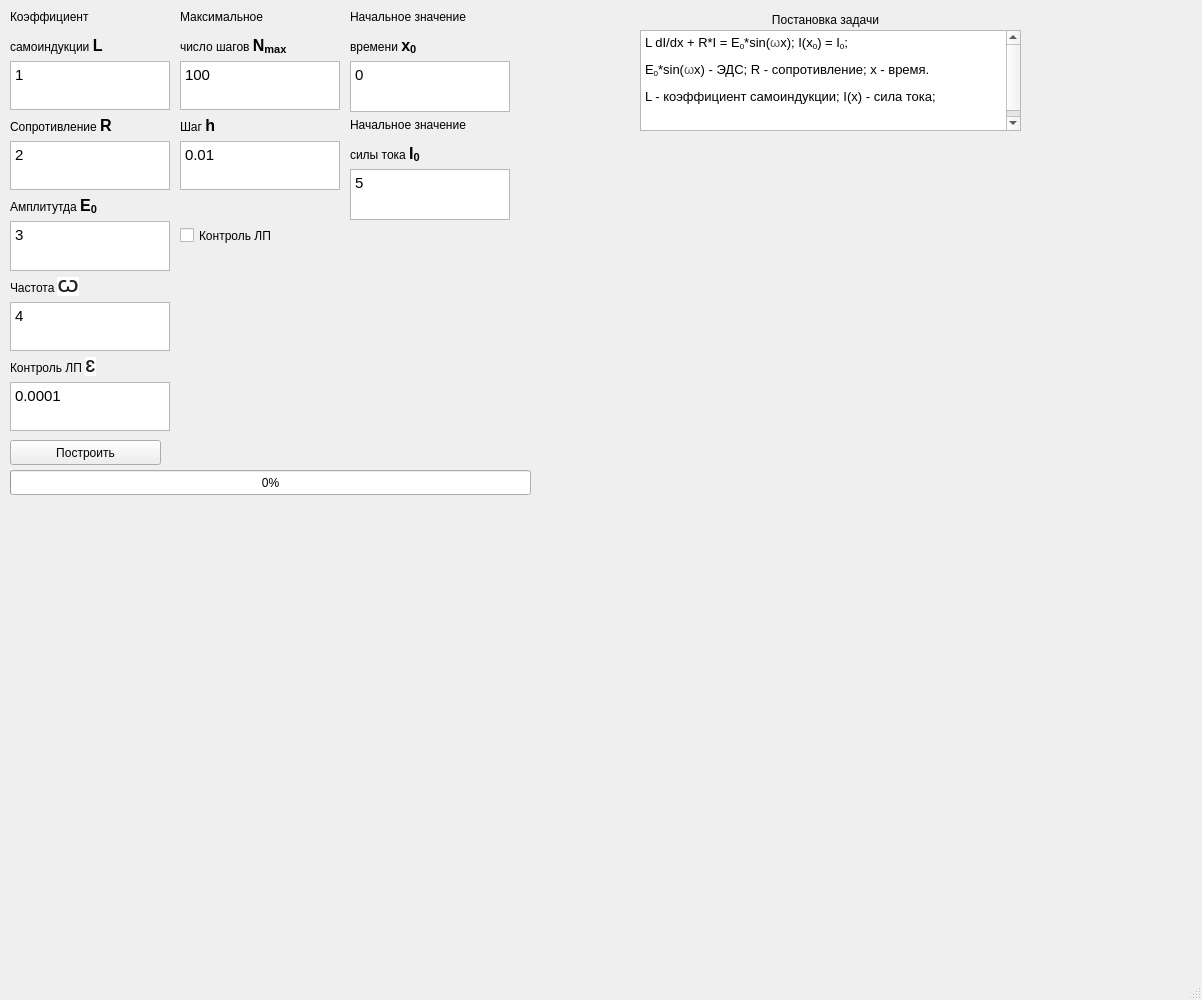
<?xml version="1.0" encoding="UTF-8"?>
<ui version="4.0">
 <class>MainWindow</class>
 <widget class="QMainWindow" name="MainWindow">
  <property name="geometry">
   <rect>
    <x>0</x>
    <y>0</y>
    <width>1202</width>
    <height>1000</height>
   </rect>
  </property>
  <property name="sizePolicy">
   <sizepolicy hsizetype="Expanding" vsizetype="Expanding">
    <horstretch>255</horstretch>
    <verstretch>255</verstretch>
   </sizepolicy>
  </property>
  <property name="maximumSize">
   <size>
    <width>1202</width>
    <height>1000</height>
   </size>
  </property>
  <property name="windowTitle">
   <string>MainWindow</string>
  </property>
  <property name="documentMode">
   <bool>false</bool>
  </property>
  <widget class="QWidget" name="centralwidget">
   <property name="sizePolicy">
    <sizepolicy hsizetype="Expanding" vsizetype="Expanding">
     <horstretch>0</horstretch>
     <verstretch>0</verstretch>
    </sizepolicy>
   </property>
   <widget class="QPushButton" name="pushButton">
    <property name="geometry">
     <rect>
      <x>10</x>
      <y>440</y>
      <width>151</width>
      <height>25</height>
     </rect>
    </property>
    <property name="text">
     <string>Построить</string>
    </property>
   </widget>
   <widget class="QTextBrowser" name="textBrowser_2">
    <property name="geometry">
     <rect>
      <x>640</x>
      <y>30</y>
      <width>381</width>
      <height>101</height>
     </rect>
    </property>
    <property name="html">
     <string>&lt;!DOCTYPE HTML PUBLIC &quot;-//W3C//DTD HTML 4.0//EN&quot; &quot;http://www.w3.org/TR/REC-html40/strict.dtd&quot;&gt;
&lt;html&gt;&lt;head&gt;&lt;meta name=&quot;qrichtext&quot; content=&quot;1&quot; /&gt;&lt;style type=&quot;text/css&quot;&gt;
p, li { white-space: pre-wrap; }
&lt;/style&gt;&lt;/head&gt;&lt;body style=&quot; font-family:'Ubuntu'; font-size:11pt; font-weight:400; font-style:normal;&quot;&gt;
&lt;p style=&quot; margin-top:0px; margin-bottom:0px; margin-left:0px; margin-right:0px; -qt-block-indent:0; text-indent:0px;&quot;&gt;&lt;span style=&quot; font-family:'MS Shell Dlg 2'; font-size:10pt;&quot;&gt;L dI/dx + R*I = E&lt;/span&gt;&lt;span style=&quot; font-family:'MS Shell Dlg 2'; font-size:10pt; vertical-align:sub;&quot;&gt;0&lt;/span&gt;&lt;span style=&quot; font-family:'MS Shell Dlg 2'; font-size:10pt;&quot;&gt;*sin(&lt;/span&gt;&lt;span style=&quot; font-family:'arial,sans-serif'; font-size:10pt; color:#545454; background-color:#ffffff;&quot;&gt;ω&lt;/span&gt;&lt;span style=&quot; font-family:'MS Shell Dlg 2'; font-size:10pt;&quot;&gt;x); I(x&lt;/span&gt;&lt;span style=&quot; font-family:'MS Shell Dlg 2'; font-size:10pt; vertical-align:sub;&quot;&gt;0&lt;/span&gt;&lt;span style=&quot; font-family:'MS Shell Dlg 2'; font-size:10pt;&quot;&gt;) = I&lt;/span&gt;&lt;span style=&quot; font-family:'MS Shell Dlg 2'; font-size:10pt; vertical-align:sub;&quot;&gt;0&lt;/span&gt;&lt;span style=&quot; font-family:'MS Shell Dlg 2'; font-size:10pt;&quot;&gt;; &lt;/span&gt;&lt;/p&gt;
&lt;p style=&quot; margin-top:12px; margin-bottom:12px; margin-left:0px; margin-right:0px; -qt-block-indent:0; text-indent:0px;&quot;&gt;&lt;span style=&quot; font-family:'MS Shell Dlg 2'; font-size:10pt;&quot;&gt;E&lt;/span&gt;&lt;span style=&quot; font-family:'MS Shell Dlg 2'; font-size:10pt; vertical-align:sub;&quot;&gt;0&lt;/span&gt;&lt;span style=&quot; font-family:'MS Shell Dlg 2'; font-size:10pt;&quot;&gt;*sin(&lt;/span&gt;&lt;span style=&quot; font-family:'arial,sans-serif'; font-size:10pt; color:#545454; background-color:#ffffff;&quot;&gt;ω&lt;/span&gt;&lt;span style=&quot; font-family:'MS Shell Dlg 2'; font-size:10pt;&quot;&gt;x) - ЭДС; R - сопротивление; x - время.&lt;/span&gt;&lt;/p&gt;
&lt;p style=&quot; margin-top:12px; margin-bottom:12px; margin-left:0px; margin-right:0px; -qt-block-indent:0; text-indent:0px;&quot;&gt;&lt;span style=&quot; font-family:'MS Shell Dlg 2'; font-size:10pt;&quot;&gt;L - коэффициент самоиндукции; I(x) - сила тока;&lt;/span&gt;&lt;/p&gt;
&lt;p style=&quot;-qt-paragraph-type:empty; margin-top:12px; margin-bottom:12px; margin-left:0px; margin-right:0px; -qt-block-indent:0; text-indent:0px;&quot;&gt;&lt;br /&gt;&lt;/p&gt;&lt;/body&gt;&lt;/html&gt;</string>
    </property>
   </widget>
   <widget class="QWidget" name="Widget" native="true">
    <property name="geometry">
     <rect>
      <x>540</x>
      <y>190</y>
      <width>571</width>
      <height>481</height>
     </rect>
    </property>
    <property name="sizePolicy">
     <sizepolicy hsizetype="Preferred" vsizetype="Preferred">
      <horstretch>0</horstretch>
      <verstretch>0</verstretch>
     </sizepolicy>
    </property>
   </widget>
   <widget class="QLabel" name="label_9">
    <property name="geometry">
     <rect>
      <x>540</x>
      <y>10</y>
      <width>571</width>
      <height>21</height>
     </rect>
    </property>
    <property name="text">
     <string>&lt;html&gt;&lt;head/&gt;&lt;body&gt;&lt;p align=&quot;center&quot;&gt;Постановка задачи&lt;/p&gt;&lt;/body&gt;&lt;/html&gt;</string>
    </property>
   </widget>
   <widget class="QWidget" name="verticalLayoutWidget_2">
    <property name="geometry">
     <rect>
      <x>180</x>
      <y>10</y>
      <width>160</width>
      <height>181</height>
     </rect>
    </property>
    <layout class="QVBoxLayout" name="verticalLayout_5">
     <item>
      <widget class="QLabel" name="label_8">
       <property name="text">
        <string>&lt;html&gt;&lt;head/&gt;&lt;body&gt;&lt;p&gt;Максимальное&lt;/p&gt;&lt;p&gt;число шагов &lt;span style=&quot; font-size:12pt; font-weight:600;&quot;&gt;N&lt;/span&gt;&lt;span style=&quot; font-size:12pt; font-weight:600; vertical-align:sub;&quot;&gt;max&lt;/span&gt;&lt;/p&gt;&lt;/body&gt;&lt;/html&gt;</string>
       </property>
      </widget>
     </item>
     <item>
      <widget class="QTextEdit" name="textEdit_11">
       <property name="html">
        <string>&lt;!DOCTYPE HTML PUBLIC &quot;-//W3C//DTD HTML 4.0//EN&quot; &quot;http://www.w3.org/TR/REC-html40/strict.dtd&quot;&gt;
&lt;html&gt;&lt;head&gt;&lt;meta name=&quot;qrichtext&quot; content=&quot;1&quot; /&gt;&lt;style type=&quot;text/css&quot;&gt;
p, li { white-space: pre-wrap; }
&lt;/style&gt;&lt;/head&gt;&lt;body style=&quot; font-family:'Ubuntu'; font-size:11pt; font-weight:400; font-style:normal;&quot;&gt;
&lt;p style=&quot; margin-top:0px; margin-bottom:0px; margin-left:0px; margin-right:0px; -qt-block-indent:0; text-indent:0px;&quot;&gt;100&lt;/p&gt;&lt;/body&gt;&lt;/html&gt;</string>
       </property>
      </widget>
     </item>
     <item>
      <widget class="QLabel" name="label_13">
       <property name="text">
        <string>&lt;html&gt;&lt;head/&gt;&lt;body&gt;&lt;p&gt;Шаг &lt;span style=&quot; font-size:12pt; font-weight:600;&quot;&gt;h&lt;/span&gt;&lt;/p&gt;&lt;/body&gt;&lt;/html&gt;</string>
       </property>
      </widget>
     </item>
     <item>
      <widget class="QTextEdit" name="textEdit_10">
       <property name="acceptDrops">
        <bool>false</bool>
       </property>
       <property name="whatsThis">
        <string extracomment="Параметр 1"/>
       </property>
       <property name="html">
        <string>&lt;!DOCTYPE HTML PUBLIC &quot;-//W3C//DTD HTML 4.0//EN&quot; &quot;http://www.w3.org/TR/REC-html40/strict.dtd&quot;&gt;
&lt;html&gt;&lt;head&gt;&lt;meta name=&quot;qrichtext&quot; content=&quot;1&quot; /&gt;&lt;style type=&quot;text/css&quot;&gt;
p, li { white-space: pre-wrap; }
&lt;/style&gt;&lt;/head&gt;&lt;body style=&quot; font-family:'Ubuntu'; font-size:11pt; font-weight:400; font-style:normal;&quot;&gt;
&lt;p style=&quot; margin-top:0px; margin-bottom:0px; margin-left:0px; margin-right:0px; -qt-block-indent:0; text-indent:0px;&quot;&gt;0.01&lt;/p&gt;&lt;/body&gt;&lt;/html&gt;</string>
       </property>
      </widget>
     </item>
    </layout>
   </widget>
   <widget class="QWidget" name="verticalLayoutWidget">
    <property name="geometry">
     <rect>
      <x>10</x>
      <y>10</y>
      <width>160</width>
      <height>421</height>
     </rect>
    </property>
    <layout class="QVBoxLayout" name="verticalLayout_4">
     <item>
      <widget class="QLabel" name="label_6">
       <property name="text">
        <string>&lt;html&gt;&lt;head/&gt;&lt;body&gt;&lt;p&gt;Коэффициент &lt;/p&gt;&lt;p&gt;самоиндукции &lt;span style=&quot; font-size:12pt; font-weight:600;&quot;&gt;L&lt;/span&gt;&lt;/p&gt;&lt;/body&gt;&lt;/html&gt;</string>
       </property>
      </widget>
     </item>
     <item>
      <widget class="QTextEdit" name="textEdit_8">
       <property name="acceptDrops">
        <bool>false</bool>
       </property>
       <property name="whatsThis">
        <string extracomment="Параметр 1"/>
       </property>
       <property name="html">
        <string>&lt;!DOCTYPE HTML PUBLIC &quot;-//W3C//DTD HTML 4.0//EN&quot; &quot;http://www.w3.org/TR/REC-html40/strict.dtd&quot;&gt;
&lt;html&gt;&lt;head&gt;&lt;meta name=&quot;qrichtext&quot; content=&quot;1&quot; /&gt;&lt;style type=&quot;text/css&quot;&gt;
p, li { white-space: pre-wrap; }
&lt;/style&gt;&lt;/head&gt;&lt;body style=&quot; font-family:'Ubuntu'; font-size:11pt; font-weight:400; font-style:normal;&quot;&gt;
&lt;p style=&quot; margin-top:0px; margin-bottom:0px; margin-left:0px; margin-right:0px; -qt-block-indent:0; text-indent:0px;&quot;&gt;1&lt;/p&gt;&lt;/body&gt;&lt;/html&gt;</string>
       </property>
      </widget>
     </item>
     <item>
      <widget class="QLabel" name="label_7">
       <property name="text">
        <string>&lt;html&gt;&lt;head/&gt;&lt;body&gt;&lt;p&gt;Сопротивление &lt;span style=&quot; font-size:12pt; font-weight:600;&quot;&gt;R&lt;/span&gt;&lt;/p&gt;&lt;/body&gt;&lt;/html&gt;</string>
       </property>
      </widget>
     </item>
     <item>
      <widget class="QTextEdit" name="textEdit_9">
       <property name="acceptDrops">
        <bool>false</bool>
       </property>
       <property name="whatsThis">
        <string extracomment="Параметр 1"/>
       </property>
       <property name="html">
        <string>&lt;!DOCTYPE HTML PUBLIC &quot;-//W3C//DTD HTML 4.0//EN&quot; &quot;http://www.w3.org/TR/REC-html40/strict.dtd&quot;&gt;
&lt;html&gt;&lt;head&gt;&lt;meta name=&quot;qrichtext&quot; content=&quot;1&quot; /&gt;&lt;style type=&quot;text/css&quot;&gt;
p, li { white-space: pre-wrap; }
&lt;/style&gt;&lt;/head&gt;&lt;body style=&quot; font-family:'Ubuntu'; font-size:11pt; font-weight:400; font-style:normal;&quot;&gt;
&lt;p style=&quot; margin-top:0px; margin-bottom:0px; margin-left:0px; margin-right:0px; -qt-block-indent:0; text-indent:0px;&quot;&gt;2&lt;/p&gt;&lt;/body&gt;&lt;/html&gt;</string>
       </property>
      </widget>
     </item>
     <item>
      <widget class="QLabel" name="label_5">
       <property name="text">
        <string>&lt;html&gt;&lt;head/&gt;&lt;body&gt;&lt;p&gt;Амплитутда &lt;span style=&quot; font-size:12pt; font-weight:600;&quot;&gt;E&lt;/span&gt;&lt;span style=&quot; font-size:12pt; font-weight:600; vertical-align:sub;&quot;&gt;0&lt;/span&gt;&lt;/p&gt;&lt;/body&gt;&lt;/html&gt;</string>
       </property>
      </widget>
     </item>
     <item>
      <widget class="QTextEdit" name="textEdit_6">
       <property name="acceptDrops">
        <bool>false</bool>
       </property>
       <property name="whatsThis">
        <string extracomment="Параметр 1"/>
       </property>
       <property name="html">
        <string>&lt;!DOCTYPE HTML PUBLIC &quot;-//W3C//DTD HTML 4.0//EN&quot; &quot;http://www.w3.org/TR/REC-html40/strict.dtd&quot;&gt;
&lt;html&gt;&lt;head&gt;&lt;meta name=&quot;qrichtext&quot; content=&quot;1&quot; /&gt;&lt;style type=&quot;text/css&quot;&gt;
p, li { white-space: pre-wrap; }
&lt;/style&gt;&lt;/head&gt;&lt;body style=&quot; font-family:'Ubuntu'; font-size:11pt; font-weight:400; font-style:normal;&quot;&gt;
&lt;p style=&quot; margin-top:0px; margin-bottom:0px; margin-left:0px; margin-right:0px; -qt-block-indent:0; text-indent:0px;&quot;&gt;3&lt;/p&gt;&lt;/body&gt;&lt;/html&gt;</string>
       </property>
      </widget>
     </item>
     <item>
      <widget class="QLabel" name="label_11">
       <property name="text">
        <string>&lt;html&gt;&lt;head/&gt;&lt;body&gt;&lt;p&gt;Частота &lt;span style=&quot; font-family:'arial,sans-serif'; font-size:16px; font-weight:600; color:#222222; background-color:#ffffff;&quot;&gt;Ѡ&lt;/span&gt;</string>
       </property>
      </widget>
     </item>
     <item>
      <widget class="QTextEdit" name="textEdit_3">
       <property name="html">
        <string>&lt;!DOCTYPE HTML PUBLIC &quot;-//W3C//DTD HTML 4.0//EN&quot; &quot;http://www.w3.org/TR/REC-html40/strict.dtd&quot;&gt;
&lt;html&gt;&lt;head&gt;&lt;meta name=&quot;qrichtext&quot; content=&quot;1&quot; /&gt;&lt;style type=&quot;text/css&quot;&gt;
p, li { white-space: pre-wrap; }
&lt;/style&gt;&lt;/head&gt;&lt;body style=&quot; font-family:'Ubuntu'; font-size:11pt; font-weight:400; font-style:normal;&quot;&gt;
&lt;p style=&quot; margin-top:0px; margin-bottom:0px; margin-left:0px; margin-right:0px; -qt-block-indent:0; text-indent:0px;&quot;&gt;4&lt;/p&gt;&lt;/body&gt;&lt;/html&gt;</string>
       </property>
      </widget>
     </item>
     <item>
      <widget class="QLabel" name="label_12">
       <property name="text">
        <string>&lt;html&gt;&lt;head/&gt;&lt;body&gt;&lt;p&gt;Контроль ЛП &lt;span style=&quot; font-family:'arial,sans-serif'; font-size:12pt; font-weight:600; color:#222222; background-color:#ffffff;&quot;&gt;Ɛ&lt;/span&gt;&lt;span style=&quot; font-size:12pt; font-weight:600;&quot;</string>
       </property>
      </widget>
     </item>
     <item>
      <widget class="QTextEdit" name="textEdit_5">
       <property name="html">
        <string>&lt;!DOCTYPE HTML PUBLIC &quot;-//W3C//DTD HTML 4.0//EN&quot; &quot;http://www.w3.org/TR/REC-html40/strict.dtd&quot;&gt;
&lt;html&gt;&lt;head&gt;&lt;meta name=&quot;qrichtext&quot; content=&quot;1&quot; /&gt;&lt;style type=&quot;text/css&quot;&gt;
p, li { white-space: pre-wrap; }
&lt;/style&gt;&lt;/head&gt;&lt;body style=&quot; font-family:'Ubuntu'; font-size:11pt; font-weight:400; font-style:normal;&quot;&gt;
&lt;p style=&quot; margin-top:0px; margin-bottom:0px; margin-left:0px; margin-right:0px; -qt-block-indent:0; text-indent:0px;&quot;&gt;0.0001&lt;/p&gt;&lt;/body&gt;&lt;/html&gt;</string>
       </property>
      </widget>
     </item>
    </layout>
   </widget>
   <widget class="QWidget" name="verticalLayoutWidget_3">
    <property name="geometry">
     <rect>
      <x>350</x>
      <y>10</y>
      <width>160</width>
      <height>211</height>
     </rect>
    </property>
    <layout class="QVBoxLayout" name="verticalLayout_6">
     <item>
      <widget class="QLabel" name="label_10">
       <property name="text">
        <string>&lt;html&gt;&lt;head/&gt;&lt;body&gt;&lt;p&gt;Начальное значение &lt;/p&gt;&lt;p&gt;времени &lt;span style=&quot; font-size:12pt; font-weight:600;&quot;&gt;x&lt;/span&gt;&lt;span style=&quot; font-size:12pt; font-weight:600; vertical-align:sub;&quot;&gt;0&lt;/span&gt;&lt;/p&gt;&lt;/body&gt;&lt;/html&gt;</string>
       </property>
      </widget>
     </item>
     <item>
      <widget class="QTextEdit" name="textEdit_7">
       <property name="acceptDrops">
        <bool>false</bool>
       </property>
       <property name="whatsThis">
        <string extracomment="Параметр 1"/>
       </property>
       <property name="html">
        <string>&lt;!DOCTYPE HTML PUBLIC &quot;-//W3C//DTD HTML 4.0//EN&quot; &quot;http://www.w3.org/TR/REC-html40/strict.dtd&quot;&gt;
&lt;html&gt;&lt;head&gt;&lt;meta name=&quot;qrichtext&quot; content=&quot;1&quot; /&gt;&lt;style type=&quot;text/css&quot;&gt;
p, li { white-space: pre-wrap; }
&lt;/style&gt;&lt;/head&gt;&lt;body style=&quot; font-family:'Ubuntu'; font-size:11pt; font-weight:400; font-style:normal;&quot;&gt;
&lt;p style=&quot; margin-top:0px; margin-bottom:0px; margin-left:0px; margin-right:0px; -qt-block-indent:0; text-indent:0px;&quot;&gt;0&lt;/p&gt;&lt;/body&gt;&lt;/html&gt;</string>
       </property>
      </widget>
     </item>
     <item>
      <widget class="QLabel" name="label_4">
       <property name="text">
        <string>&lt;html&gt;&lt;head/&gt;&lt;body&gt;&lt;p&gt;Начальное значение &lt;/p&gt;&lt;p&gt;силы тока &lt;span style=&quot; font-size:12pt; font-weight:600;&quot;&gt;I&lt;/span&gt;&lt;span style=&quot; font-size:12pt; font-weight:600; vertical-align:sub;&quot;&gt;0&lt;/span&gt;&lt;/p&gt;&lt;/body&gt;&lt;/html&gt;</string>
       </property>
      </widget>
     </item>
     <item>
      <widget class="QTextEdit" name="textEdit_4">
       <property name="html">
        <string>&lt;!DOCTYPE HTML PUBLIC &quot;-//W3C//DTD HTML 4.0//EN&quot; &quot;http://www.w3.org/TR/REC-html40/strict.dtd&quot;&gt;
&lt;html&gt;&lt;head&gt;&lt;meta name=&quot;qrichtext&quot; content=&quot;1&quot; /&gt;&lt;style type=&quot;text/css&quot;&gt;
p, li { white-space: pre-wrap; }
&lt;/style&gt;&lt;/head&gt;&lt;body style=&quot; font-family:'Ubuntu'; font-size:11pt; font-weight:400; font-style:normal;&quot;&gt;
&lt;p style=&quot; margin-top:0px; margin-bottom:0px; margin-left:0px; margin-right:0px; -qt-block-indent:0; text-indent:0px;&quot;&gt;5&lt;/p&gt;&lt;/body&gt;&lt;/html&gt;</string>
       </property>
      </widget>
     </item>
    </layout>
   </widget>
   <widget class="QCheckBox" name="checkBox">
    <property name="geometry">
     <rect>
      <x>180</x>
      <y>220</y>
      <width>161</width>
      <height>31</height>
     </rect>
    </property>
    <property name="text">
     <string>Контроль ЛП</string>
    </property>
   </widget>
   <widget class="QProgressBar" name="progressBar">
    <property name="geometry">
     <rect>
      <x>10</x>
      <y>470</y>
      <width>521</width>
      <height>25</height>
     </rect>
    </property>
    <property name="value">
     <number>0</number>
    </property>
   </widget>
  </widget>
  <widget class="QStatusBar" name="statusbar"/>
 </widget>
 <resources/>
 <connections/>
</ui>
